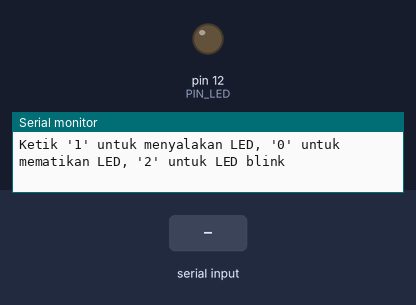
Simulated run of this sketch. Board: Arduino Uno, built with avr-gcc and run on an emulated ATmega328P. Parts: output pins drawn as LEDs (lit = HIGH), the last lines printed to the serial monitor. Dashed ring = blinking. The test bench sets the inputs (shaded band).

Above: at 1.2 s.
1.3 s: "2\n" received over Serial
At 1.95 s:
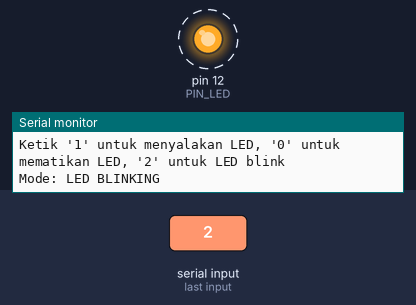
4.3 s: "1\n" received over Serial
At 5.5 s:
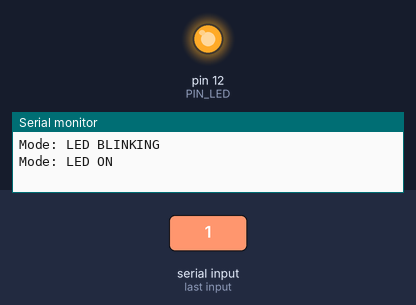
5.8 s: "0\n" received over Serial
At 6.6 s:
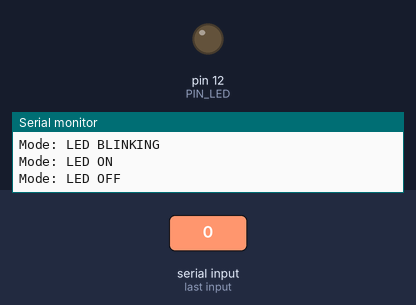
Timing chart, 0 to 8.8 s (numbered marks = the images above; inputs shaded):
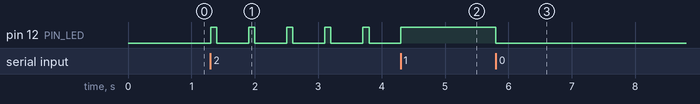

The sketch:

modul3A_blink.ino
```cpp
#include <Arduino.h>

const int PIN_LED = 12;
char mode = '0';

void setup() {
  Serial.begin(9600);
  Serial.println("Ketik '1' untuk menyalakan LED, '0' untuk mematikan LED, '2' untuk LED blink");
  pinMode(PIN_LED, OUTPUT);
}

void loop() {

  if (Serial.available() > 0) {
    char inputBaru = Serial.read();


    if (inputBaru != '\n' && inputBaru != '\r') {
      mode = inputBaru;

      if (mode == '1') {
        digitalWrite(PIN_LED, HIGH);
        Serial.println("Mode: LED ON");
      }
      else if (mode == '0') {
        digitalWrite(PIN_LED, LOW);
        Serial.println("Mode: LED OFF");
      }
      else if (mode == '2') {
        Serial.println("Mode: LED BLINKING");
      }
      else {
        Serial.println("Perintah tidak dikenal");
      }
    }
  }

  if (mode == '2') {
    digitalWrite(PIN_LED, HIGH);
    delay(100);
    digitalWrite(PIN_LED, LOW);
    delay(500);
  }
}
```

Measured:
- after the input at 1.3 s, pin 12 (PIN_LED): alternates HIGH for 0.10 s and LOW for 0.50 s, starting at once
- after the input at 4.3 s, pin 12 (PIN_LED): goes on until 4.3 s, then stays HIGH
- after the input at 5.8 s, pin 12 (PIN_LED): HIGH → LOW at once
